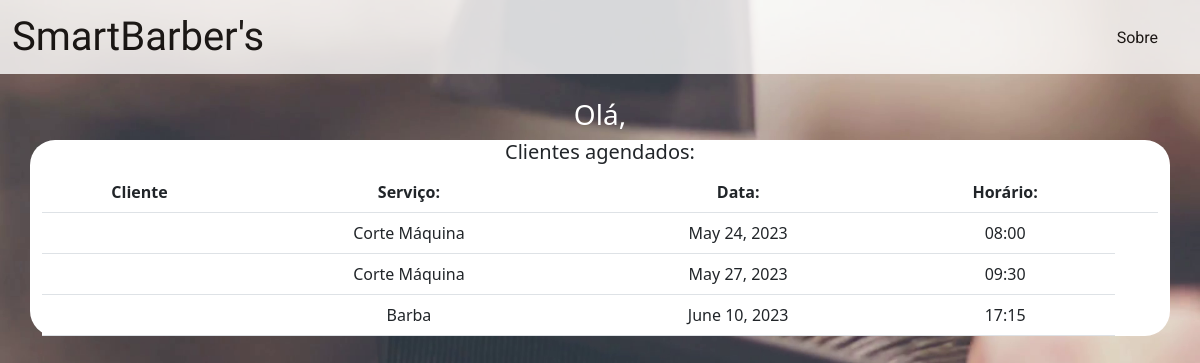
/core/clientesAgendados/, run on an earlier commit of the app's database.
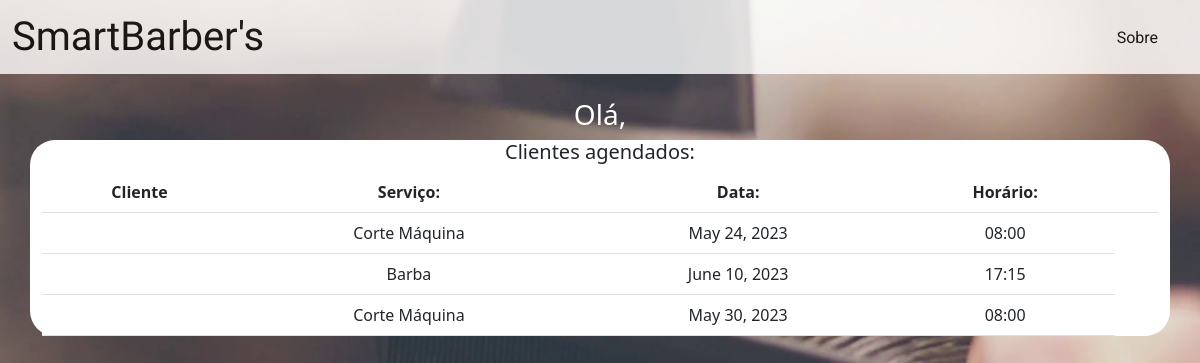
And on a later commit of the database.
### core/models.py (models this page shows, shortened)
class Agendamento(models.Model):
    id = models.AutoField(primary_key=True)
    servico = models.CharField(max_length=100, verbose_name='servico')
    valor = models.DecimalField(max_digits=6, decimal_places=2, default=0)
    user = models.ForeignKey(get_user_model(), on_delete=models.CASCADE)
    data = models.DateField(null=False, blank=False,verbose_name='data')
    horario = models.CharField(max_length=12, verbose_name='horario')

### core/views.py (the view)
# urls.py: path('clientesAgendados/', views.clientesAgendados, name="clientesAgendados"),
def clientesAgendados(request):
    varServicos = Servicos.objects.all()
    varHorarios = Horarios.objects.all()
    varAgendamentos = Agendamento.objects.all()
    return render(request, "clientesAgendados.html", {"servicos" : varServicos , "horarios" : varHorarios, "agendamentos" : varAgendamentos})

### core/templates/clientesAgendados.html
{% extends 'template_base.html' %}
{% block conteudo %}
<br>
<h3 style="color: white;">Olá, {{user.first_name}}</h3>
<div class="container" id="container_clientes">
    <h5>Clientes agendados:</h5>
    <table class="table" id="agendamentos_table">
        <thead>
            <tr>
                <th scope="col">Cliente</th>
                <th scope="col">Serviço:</th>
                <th scope="col">Data:</th>
                <th scope="col">Horário:</th>
                <th scope="col"></th>
            </tr>
        </thead>
        <tbody>
            {% for agendamento in agendamentos %}
            <tr>
                <td> {{user.first_name}}</td>
                <td> {{agendamento.servico}} </td>
                <td> {{agendamento.data}} </td>
                <td> {{agendamento.horario}} </td>
            </tr>
            {% endfor %}
        </tbody>
    </table>
</div>
{% endblock %}

What changed in the data, as far as the page shows it:
removed Agendamento: servico "Corte Máquina", data "May 27, 2023", horario "09:30"
added Agendamento: servico "Corte Máquina", data "May 30, 2023", horario "08:00"
